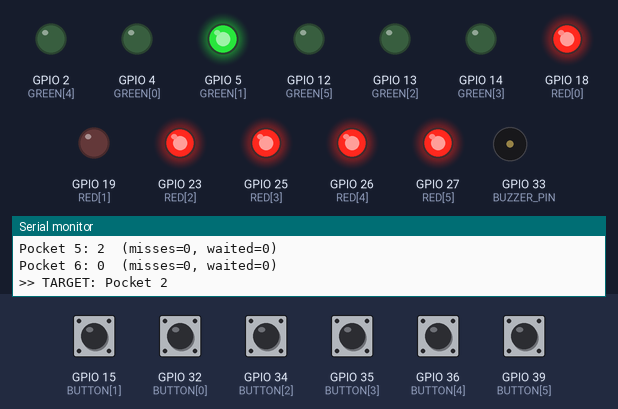
This sketch was run on a simulated ESP32. On the bench: output pins drawn as LEDs (lit = HIGH), buzzer (waves = sounding), the last lines printed to the serial monitor. The test bench sets the inputs (shaded band); at power-on: GPIO 15 (BUTTON[1]), GPIO 32 (BUTTON[0]), GPIO 34 (BUTTON[2]), GPIO 35 (BUTTON[3]), GPIO 36 (BUTTON[4]), GPIO 39 (BUTTON[5]) HIGH. Random numbers use the default seed unless the sketch sets one.

Above: at 1.7 s.
1.8 s: GPIO 15 (BUTTON[1]) pulled LOW for 0.15 s
At 2.3 s:
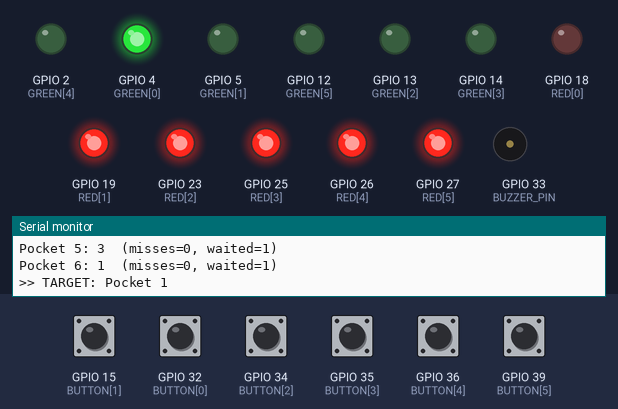
3.4 s: GPIO 34 (BUTTON[2]) pulled LOW for 0.15 s
At 4.9 s:
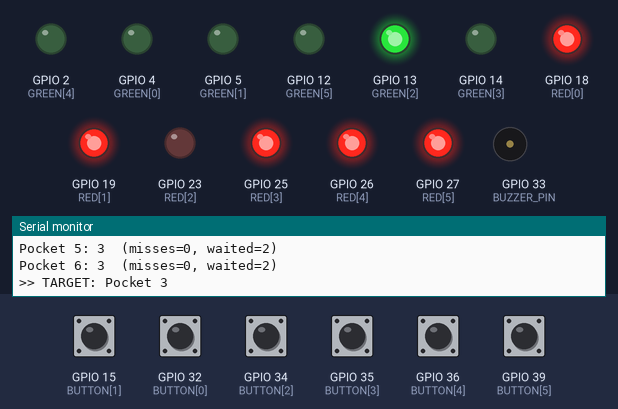
5.2 s: GPIO 34 (BUTTON[2]) pulled LOW for 1 s
At 5.28 s:
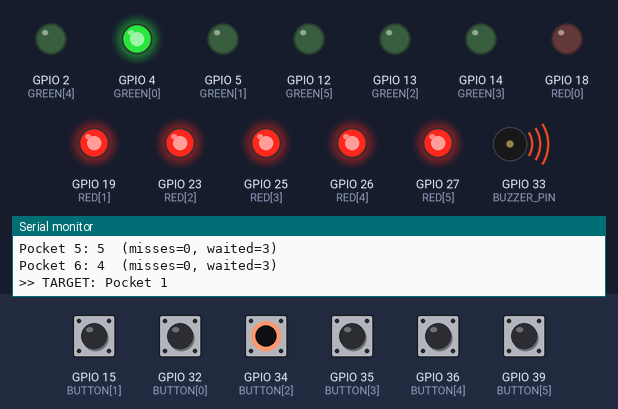
7.7 s: GPIO 32 (BUTTON[0]) pulled LOW for 0.15 s
At 9.0 s:
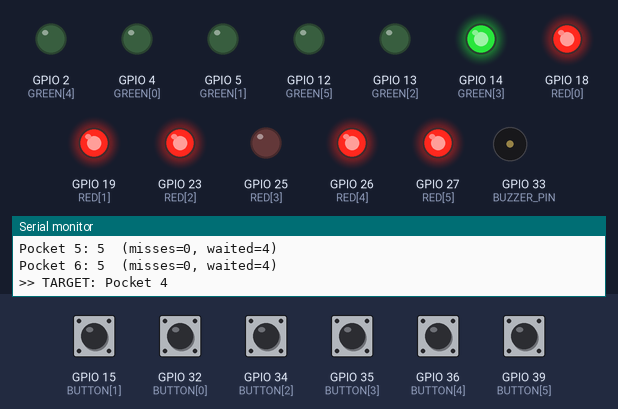
9.3 s: GPIO 35 (BUTTON[3]) pulled LOW for 0.15 s
At 9.38 s:
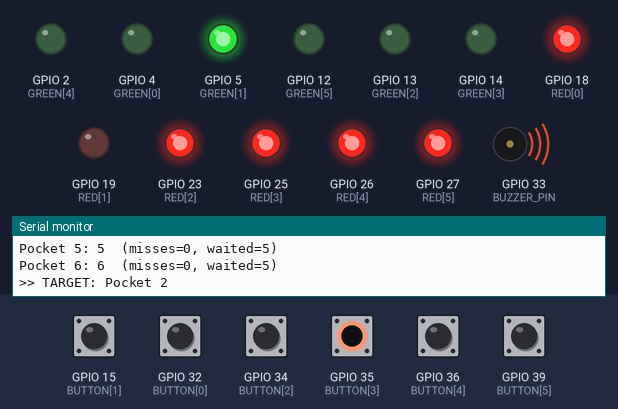
10.9 s: GPIO 36 (BUTTON[4]) pulled LOW for 0.15 s
At 27.4 s:
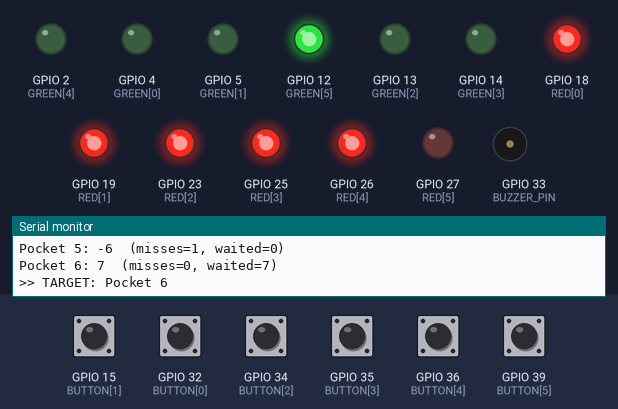
Timing chart, 0 to 27.7 s (numbered marks = the images above; inputs shaded):
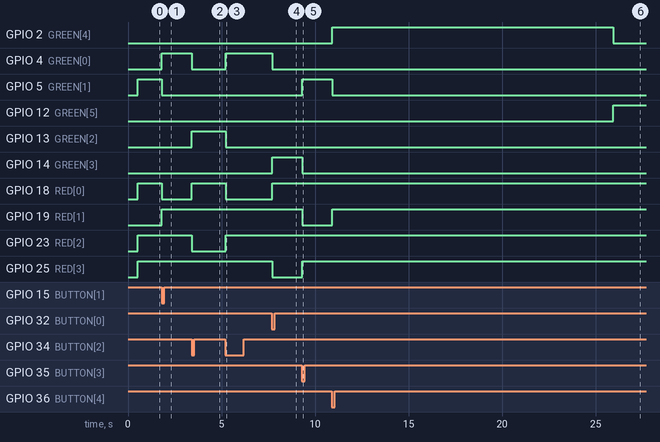

The sketch:

05_smart_target_picker.ino
```cpp
// Carnival Cue - Smart Target Picker (heuristic search)
// One pocket is GREEN (target), the rest are RED.
// After each shot, every pocket gets a heuristic score and the highest one
// becomes the next target (greedy selection).
//   +3 per past miss on that pocket   (practice weak spots)
//   +1 per turn since it was a target (fairness)
//   -10 if it was the last target     (no repeats)
//   +0..2 random                      (tie-break / surprise)

const int GREEN[6]  = {4, 5, 13, 14, 2, 12};
const int RED[6]    = {18, 19, 23, 25, 26, 27};
const int BUTTON[6] = {32, 15, 34, 35, 36, 39};
const int BUZZER_PIN = 33;

const unsigned long DEBOUNCE_MS  = 300;
const unsigned long SHOT_TIME_MS = 15000;   // no ball in target for 15 s = miss

int missCount[6]  = {0};
int turnsSince[6] = {0};
int lastTarget    = -1;
int target        = 0;
int score         = 0;

bool lastPressed[6] = {false};
unsigned long lastPress = 0;
unsigned long targetSince = 0;

void showTarget() {
  for (int i = 0; i < 6; i++) {
    digitalWrite(GREEN[i], i == target ? HIGH : LOW);
    digitalWrite(RED[i],   i == target ? LOW  : HIGH);
  }
  Serial.printf(">> TARGET: Pocket %d\n", target + 1);
  targetSince = millis();
}

int pickSmartTarget() {
  int bestPocket = 0;
  int bestScore  = -1000;

  Serial.println("--- Pocket scores ---");
  for (int i = 0; i < 6; i++) {
    int s = 0;
    s += missCount[i] * 3;
    s += turnsSince[i];
    if (i == lastTarget) s -= 10;
    s += random(0, 3);

    Serial.printf("Pocket %d: %d  (misses=%d, waited=%d)\n", i + 1, s, missCount[i], turnsSince[i]);
    if (s > bestScore) {
      bestScore  = s;
      bestPocket = i;
    }
  }

  for (int i = 0; i < 6; i++) turnsSince[i]++;
  turnsSince[bestPocket] = 0;
  lastTarget = bestPocket;
  return bestPocket;
}

void nextTarget() {
  target = pickSmartTarget();
  showTarget();
}

void setup() {
  Serial.begin(115200);
  delay(500);
  for (int i = 0; i < 6; i++) {
    pinMode(GREEN[i], OUTPUT);
    pinMode(RED[i], OUTPUT);
    if (BUTTON[i] == 32 || BUTTON[i] == 15) pinMode(BUTTON[i], INPUT_PULLUP);
    else pinMode(BUTTON[i], INPUT);   // 10k external pull-up
  }
  randomSeed(esp_random());
  Serial.println("=== Carnival Cue: Smart Target Picker ===");
  nextTarget();
}

void loop() {
  for (int i = 0; i < 6; i++) {
    bool pressed = (digitalRead(BUTTON[i]) == LOW);

    if (pressed && !lastPressed[i] && millis() - lastPress > DEBOUNCE_MS) {
      lastPress = millis();

      if (i == target) {
        score++;
        if (missCount[i] > 0) missCount[i]--;   // getting better at this pocket
        Serial.printf("HIT pocket %d! Score: %d\n", i + 1, score);
        tone(BUZZER_PIN, 2000, 150);
      } else {
        score--;
        missCount[target]++;                    // target was missed
        Serial.printf("WRONG pocket %d (target was %d). Score: %d\n", i + 1, target + 1, score);
        tone(BUZZER_PIN, 300, 300);
      }
      nextTarget();
    }
    lastPressed[i] = pressed;
  }

  // Ran out of time on this target = miss
  if (millis() - targetSince > SHOT_TIME_MS) {
    missCount[target]++;
    Serial.printf("TIME UP on pocket %d. Counted as a miss.\n", target + 1);
    tone(BUZZER_PIN, 300, 300);
    nextTarget();
  }
}
```

Measured:
- after the input at 1.8 s, GPIO 4 (GREEN[0]), GPIO 19 (RED[1]): LOW → HIGH at once; GPIO 5 (GREEN[1]), GPIO 18 (RED[0]): HIGH → LOW at once; tone on GPIO 33 (BUZZER_PIN): silent → 2000 Hz at once, → silent 0.15 s later
- after the input at 3.4 s, GPIO 4 (GREEN[0]), GPIO 23 (RED[2]): HIGH → LOW at once; GPIO 13 (GREEN[2]), GPIO 18 (RED[0]): LOW → HIGH at once; tone on GPIO 33 (BUZZER_PIN): silent → 300 Hz at once, → silent 0.30 s later
- after the input at 5.2 s, GPIO 4 (GREEN[0]), GPIO 23 (RED[2]): LOW → HIGH at once; GPIO 13 (GREEN[2]), GPIO 18 (RED[0]): HIGH → LOW at once; tone on GPIO 33 (BUZZER_PIN): silent → 2000 Hz at once, → silent 0.15 s later
- after the input at 7.7 s, GPIO 4 (GREEN[0]), GPIO 25 (RED[3]): HIGH → LOW at once; GPIO 14 (GREEN[3]), GPIO 18 (RED[0]): LOW → HIGH at once; tone on GPIO 33 (BUZZER_PIN): silent → 2000 Hz at once, → silent 0.15 s later
- after the input at 9.3 s, GPIO 5 (GREEN[1]), GPIO 25 (RED[3]): LOW → HIGH at once; GPIO 14 (GREEN[3]), GPIO 19 (RED[1]): HIGH → LOW at once; tone on GPIO 33 (BUZZER_PIN): silent → 2000 Hz at once, → silent 0.15 s later
- after the input at 10.9 s, GPIO 12 (GREEN[5]): LOW → HIGH after 15.0 s; GPIO 27 (RED[5]): HIGH → LOW after 15.0 s
